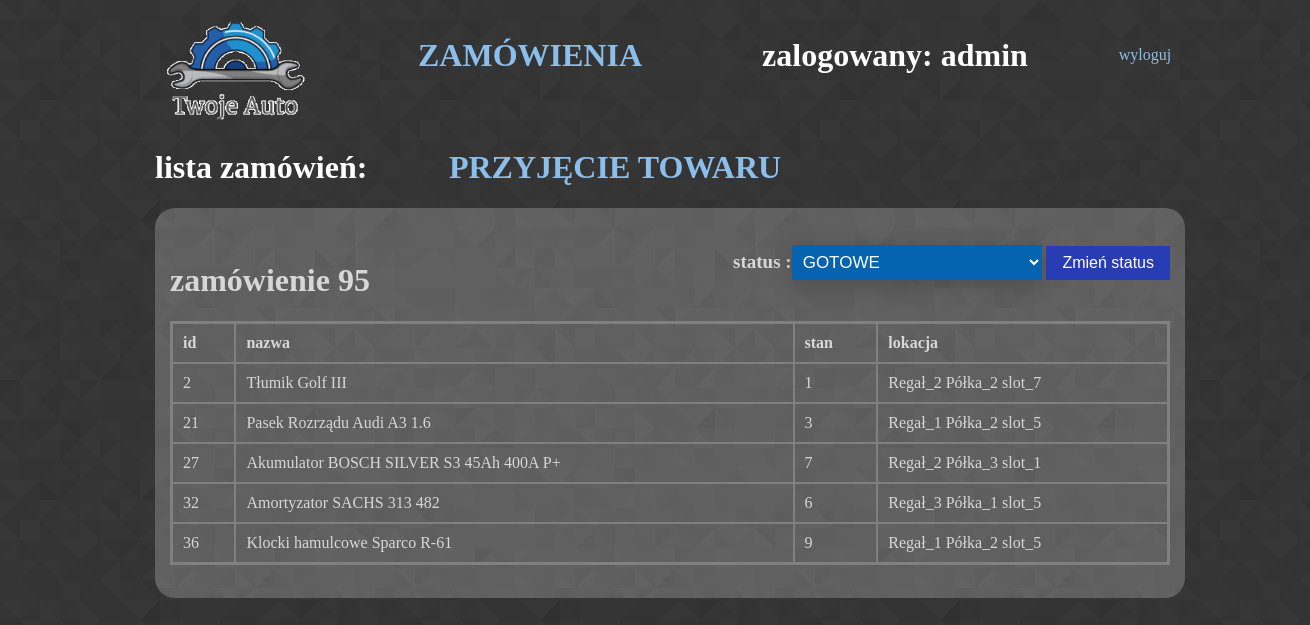
/cart_nr/95/ (signed in), run on the app's committed database.
### koszyk/models.py (models this page shows)
class Cart(models.Model):
    products = models.ManyToManyField(Produkty, blank=True)
    total = models.DecimalField(max_digits=10, decimal_places=2, null=True, blank=True,default=0)
    Statusy = models.TextChoices('Statusy', 'NOWE ZAPISANE WYSŁANE GOTOWE BRAK_MOŻLIWOŚCI_REALIZACJI ZREALIZOWANE ARCHIWALNE')
    Statusy_m = models.TextChoices('Statusy_m','WYSŁANE GOTOWE BRAK_MOŻLIWOŚCI_REALIZACJI')
    status = models.CharField(default='NOWE', blank=0, choices=Statusy.choices, max_length=30)
    created_at = models.DateTimeField(auto_now_add=True)
    updated_at = models.DateTimeField(auto_now=True)
    class Meta:
        verbose_name = "Zamówienie"
        verbose_name_plural = "Zamówienia"

### produkty/models.py (models this page shows, shortened)
class Produkty(models.Model):
    n_cz    = 876543
    nazwa   = models.CharField(max_length=60)
    opis    = models.TextField(blank=True)
    cena    = models.DecimalField(max_digits=99999 ,decimal_places=2)
    producent = models.ForeignKey(Producent,on_delete=models.CASCADE,blank=True,null=True)
    kategoria = models.ForeignKey(Kategoria,on_delete=models.CASCADE,blank=True,null=True)
    obraz   = models.FileField(upload_to='', blank=True)
    created = models.DateTimeField(auto_now_add=True)
    updated = models.DateTimeField(auto_now=True)
    stan    = models.PositiveIntegerField(validators=[MinValueValidator(1)])
    numer   = models.IntegerField(default= 0 ,unique=False,blank=True, null=True)
    regał_wygory = models.TextChoices('regały', 'Regał_1 Regał_2 Regał_3 Regał_4')
    lokacja_x_wybory = models.TextChoices('lokacje', 'slot_1 slot_2 slot_3 slot_4 slot_5 slot_6 slot_7 slot_8')
    półka_wybory = models.TextChoices('półki', 'Półka_1 Półka_2 Półka_3 Półka_4')
    regał = models.CharField(default='Regał_1', blank=True, choices=regał_wygory.choices, max_length=30)
    półka = models.CharField(default='Półka_3', blank=False, choices=półka_wybory.choices, max_length=30)
    lokacja_x = models.CharField(default='slot_1', blank=True, choices=lokacja_x_wybory.choices, max_length=30)
    class Meta:
        verbose_name        = "Produkt"
        verbose_name_plural = "Produkty"

### koszyk/views.py (the view)
# urls.py: path('cart_nr/<int:c_id>/', cart_nr, name='cart_nr'),
def cart_nr(request, c_id):
    cart = get_object_or_404(Cart, id=c_id)
    czy_sprzedawca = request.user.groups.filter(name='Sprzedawca').exists()
    if czy_sprzedawca:
        form = Zmiana_Statusu(request.POST or None, instance=cart)
    else:
        form = Zmiana_Statusu_M(request.POST or None, instance=cart)
    if form.is_valid():
        form.save()
        return redirect("magazyn")
    context = {"cart": cart, "form": form, 'czy_sprzedawca': czy_sprzedawca, }
    template = "cart/cart_nr.html"
    return render(request, template, context)

### koszyk/forms.py
class Zmiana_Statusu_M(forms.ModelForm):
    class Meta:
        model = Cart
        fields = ['status']
        labels = {"status": "status    :"}
    def __init__(self, *args, **kwargs):
        super(Zmiana_Statusu_M, self).__init__(*args, **kwargs)
        self.fields['status'].choices = Status_m.my_choices

### produkty/templates/cart/cart_nr.html (shortened to what this page needs)
{% extends 'cart/baza_magazyn.html' %}
{% block content %}
{% if cart %}
<div id="content">
    <div id="dodaj">
        <br>
        <h1>zamówienie {{cart.id}} </h1>
    </div>
<div class="box">
    <br>
    <form  method="POST"> {% csrf_token %}
        {{ form.as_table }}
        <input type="submit" value="Zmień status" />
    </form>
</div>
<br>
    <table>
        <tr>
            <th style="width=20px">id</th>
            <th>nazwa</th>
            <th>stan</th>
            {% if not czy_sprzedawca %}
                <th style="width=100px">lokacja </th>
            {% endif %}
        </tr>
    {% for item in cart.products.all %}
        <tr>
            <td>{{ item.id }}</td>
            <td>{{ item.nazwa }}</td>
            <td>{{ item.stan }}</td>
            {% if not czy_sprzedawca %}
            <td> {{ item.regał }}    {{item.półka}}    {{ item.lokacja_x }}</td>
            {% endif %}
        </tr>
    {% endfor %}
    </table>
{% else %}
    BRAK ZAMÓWIEŃ
{% endif %}
    </div>
{% endblock content %}

### produkty/templates/cart/baza_magazyn.html (shortened to what this page needs)
{% load static %}
    <link rel="stylesheet" type="text/css" href="{% static 'produkty/style.css' %}">
<!DOCTYPE html>
<html lang="pl">
<head>
</head>
<body>
{% if user.is_authenticated %}
<div id="container">
    <div id="logo">
        <a href="{% url 'index'  %}"><img  height="125" src="{% static '/produkty/logo.png' %}" alt="My logo"></a>
    </div>
    <div id="topbarr">
        <div id="topbar1">
            <div id="t2">
                <a href="{% url 'magazyn' %}"><h1> ZAMÓWIENIA </h1></a>
                <br>
            </div>
            <div id="t1" >
                 <h1>zalogowany: {{ user.username }} </h1>
            </div>
            <div style="text-align:center;padding:30px; padding-right:150px;">
                <a href="{% url 'logout' %}"> wyloguj </a>
            </div>
        </div>
    </div>
        <div id="">
            <div id="t3">
                <h1>lista zamówień:</h1>
            </div>
            <div id="t1">
                {% if not czy_sprzedawca %}
                <a href=" {% url 'przyjmij' %} "><h1>PRZYJĘCIE TOWARU</h1></a>
                {% endif %}
            </div>
        </div>
    {% else %}
        <p>Zaloguj się dramiu.</p>
        {% endif %}
    {% block content %}
    {% endblock %}
</body>
</html>

### produkty/static/produkty/style.css (style rules this page uses)
body { background-color:rgb(180,210,250); background-image: url("prism.png"); color:rgb(215,215,215); font-family: "Trebuchet MS"; }
#container { width:1000px; margin-left: auto; margin-right: auto; background-image:; }
#logo { width:200; height:120px; color:white; float:left; text-align:left; }
#topbarr { width:800px; height:120px; float:left; text-align:center; }
#content { background-image:url("p2.png"); background-color : rgb(72, 86, 92); padding : 15px; border-radius: 20px; float : left; width : 100%; height : ; overflow: auto; }
#topbar1 { margin-top:8; width:1000px; height:80px; color:white; }
#t1 { height:; width:38%; float:left; #background-color:; text-align:center; }
#t2 { width:35%; height:; float:left; text-align:center; #background-color:; color:white; }
#t3 { width:27%; height:; float:left; color:white; text-align:left; background-color:; }
input[type=submit] { background-color:rgb(40,60,180); border: none; color: white; padding: 8px 16px; text-align: center; text-decoration: none; display: inline-block; font-size: 16px; margin: 0px 0px; cursor: pointer; float: auto; }
a { text-decoration:none; color:rgb(139, 190, 234); }
#dodaj { text-align : left; padding : 0px; float :left; }
table { margin-left:auto; margin-right:auto; position : ; width : 100%; border: 3px solid gray; border-collapse: collapse; padding: 10px; text-align: left; }
th, td { border: 2px solid gray; padding: 10px; text-align: left; }
th { height: 40px; }
.box { float:right; font-size: 19px; font-weight:bold; }
.box select { background-color: #0563af; color: white; padding: 7px; width: 250px; border: none; font-size: 17px; box-shadow: 0 5px 25px rgba(0, 0, 0, 0.2); -webkit-appearance: menupopup ; appearance: menupopup ; outline: none; }

### data on the page
Cart: id "95"
Produkty: id "2", nazwa "Tłumik Golf III", stan "1", regał "Regał_2", półka "Półka_2", lokacja_x "slot_7"
Produkty: id "21", nazwa "Pasek Rozrządu Audi A3 1.6", stan "3", regał "Regał_1", półka "Półka_2", lokacja_x "slot_5"
Produkty: id "27", nazwa "Akumulator BOSCH SILVER S3 45Ah 400A P+", stan "7", regał "Regał_2", półka "Półka_3", lokacja_x "slot_1"
Produkty: id "32", nazwa "Amortyzator SACHS 313 482", stan "6", regał "Regał_3", półka "Półka_1", lokacja_x "slot_5"
Produkty: id "36", nazwa "Klocki hamulcowe Sparco R-61", stan "9", regał "Regał_1", półka "Półka_2", lokacja_x "slot_5"

### other printed values
{{ user.username }} "admin"
